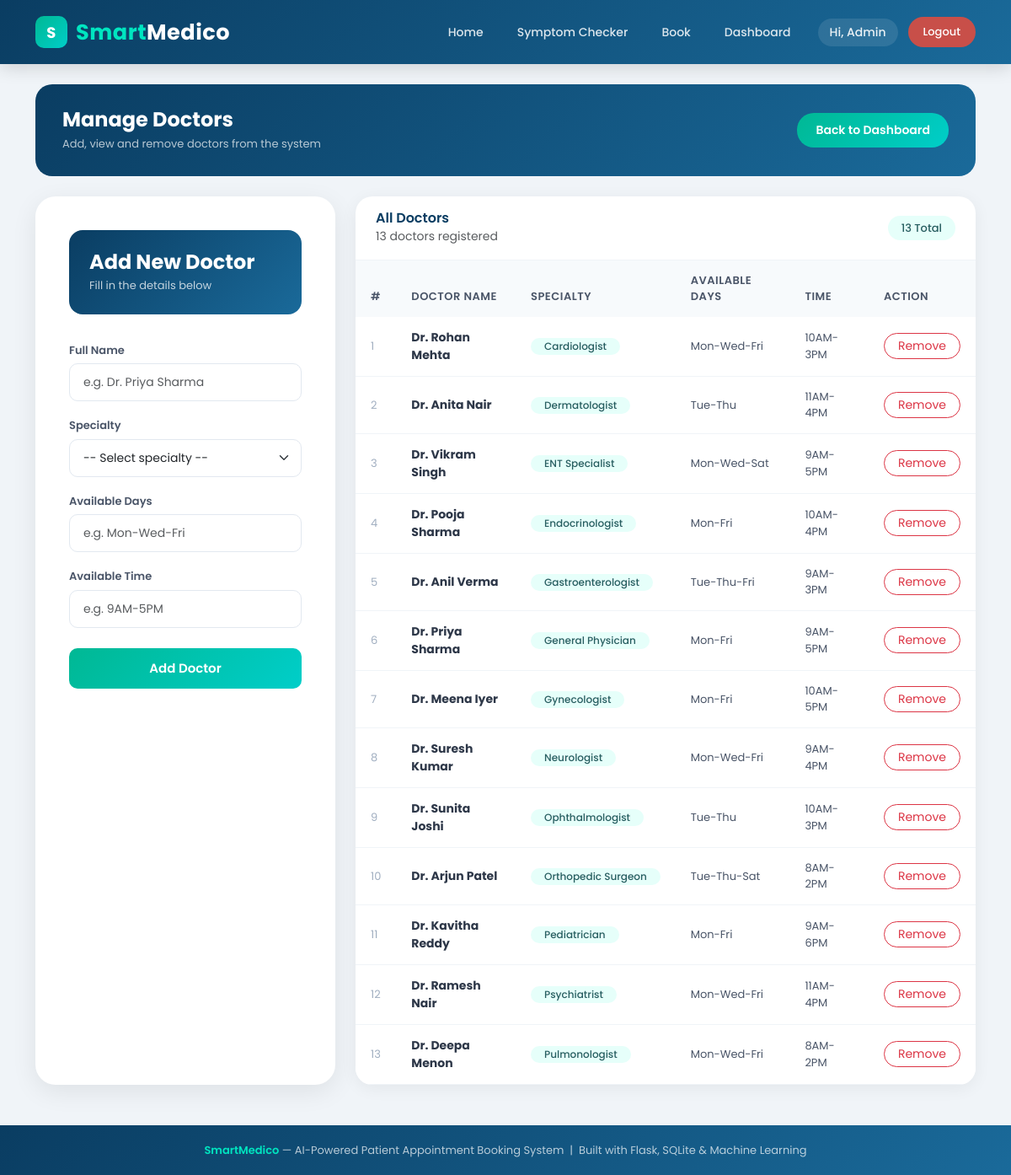
Page /admin/doctors (signed in) on the committed database.
### tables this page shows
CREATE TABLE doctors (
        id INTEGER PRIMARY KEY AUTOINCREMENT,
        name TEXT NOT NULL,
        specialty TEXT,
        available_days TEXT,
        available_time TEXT
    );

### app.py (the view)
@app.route('/admin/doctors')
def manage_doctors():
    if 'user_id' not in session or session.get('role') != 'admin':
        flash('Admin access only!', 'danger')
        return redirect(url_for('index'))
    conn = get_db()
    cur  = conn.cursor()
    cur.execute("SELECT * FROM doctors ORDER BY specialty")
    doctors = cur.fetchall()
    conn.close()
    return render_template('manage_doctors.html', doctors=doctors)

### app.py (called while the page is built)
def get_db():
    conn = sqlite3.connect(DATABASE)
    conn.row_factory = sqlite3.Row
    return conn

### templates/manage_doctors.html (shortened to what this page needs)
{% extends 'base.html' %}
{% block content %}
<div class="dashboard-header">
  <div>
    <h4>Manage Doctors</h4>
    <p>Add, view and remove doctors from the system</p>
  </div>
  <a href="/dashboard" class="btn-new-appt">Back to Dashboard</a>
</div>
<div class="row g-4">
  <div class="col-md-4">
    <div class="book-card h-100">
      <div class="book-header">
        <h4>Add New Doctor</h4>
        <p>Fill in the details below</p>
      </div>
      <form method="POST" action="/admin/doctors/add" id="addDoctorForm">
        <div class="mb-3">
          <label class="form-label">Full Name</label>
          <input type="text" name="name" id="docName" class="form-control"
                 placeholder="e.g. Dr. Priya Sharma">
        </div>
        <div class="mb-3">
          <label class="form-label">Specialty</label>
          <select name="specialty" id="docSpecialty" class="form-select">
            <option value="">-- Select specialty --</option>
          </select>
        </div>
        <div class="mb-3">
          <label class="form-label">Available Days</label>
          <input type="text" name="available_days" class="form-control"
                 placeholder="e.g. Mon-Wed-Fri">
        </div>
        <div class="mb-4">
          <label class="form-label">Available Time</label>
          <input type="text" name="available_time" class="form-control"
                 placeholder="e.g. 9AM-5PM">
        </div>
        <button type="submit" class="btn-book">Add Doctor</button>
      </form>
    </div>
  </div>
  <div class="col-md-8">
    <div class="dashboard-table-card">
      <div class="d-flex justify-content-between align-items-center px-4 py-3"
           style="border-bottom:1px solid #f0f4f8">
        <div>
          <h6 class="mb-0 fw-600" style="color:#0a3d62;font-weight:600">All Doctors</h6>
          <small class="text-muted">{{ doctors|length }} doctors registered</small>
        </div>
        <span class="badge rounded-pill px-3 py-2"
              style="background:#e6fffa;color:#285e61;font-size:13px">
          {{ doctors|length }} Total
        </span>
      </div>
      <div class="table-responsive">
        <table class="table">
          <thead>
            <tr>
              <th>#</th>
              <th>Doctor Name</th>
              <th>Specialty</th>
              <th>Available Days</th>
              <th>Time</th>
              <th>Action</th>
            </tr>
          </thead>
          <tbody>
            {% for doc in doctors %}
            <tr>
              <td style="color:#a0aec0;font-size:13px">{{ loop.index }}</td>
              <td><strong>{{ doc['name'] }}</strong></td>
              <td>
                <span class="badge rounded-pill px-3 py-1"
                      style="background:#e6fffa;color:#285e61;font-size:12px">
                  {{ doc['specialty'] }}
                </span>
              </td>
              <td style="font-size:13px;color:#4a5568">{{ doc['available_days'] }}</td>
              <td style="font-size:13px;color:#4a5568">{{ doc['available_time'] }}</td>
              <td>
                <a href="/admin/doctors/delete/{{ doc['id'] }}"
                   class="btn btn-sm btn-outline-danger rounded-pill px-3"
                   onclick="return confirm('Remove {{ doc['name'] }} from the system?')">
                   Remove
                </a>
              </td>
            </tr>
            {% endfor %}
          </tbody>
        </table>
      </div>
    </div>
  </div>
</div>
{% endblock %}

### static/css/style.css (style rules this page uses)
* { margin: 0; padding: 0; box-sizing: border-box; }
body { font-family: 'Poppins', sans-serif; background-color: #f0f4f8; color: #2d3748; }
.form-label { font-size: 13px; font-weight: 600; color: #4a5568; margin-bottom: 6px; }
.form-control, .form-select { border: 1.5px solid #e2e8f0; border-radius: 10px; padding: 11px 16px; font-size: 14px; transition: all 0.2s; font-family: 'Poppins', sans-serif; }
.book-card { background: white; border-radius: 24px; padding: 40px; box-shadow: 0 8px 30px rgba(0,0,0,0.08); }
.book-header { background: linear-gradient(135deg, #0a3d62, #1a6a9a); color: white; border-radius: 16px; padding: 24px; margin-bottom: 30px; }
.book-header h4 { font-weight: 700; color: white; margin: 0; }
.book-header p { color: rgba(255,255,255,0.75); margin: 4px 0 0; font-size: 13px; }
.btn-book { background: linear-gradient(135deg, #00b894, #00cec9); color: white; border: none; padding: 13px; border-radius: 10px; font-size: 15px; font-weight: 600; width: 100%; transition: all 0.3s; font-family: 'Poppins', sans-serif; }
.dashboard-header { background: linear-gradient(135deg, #0a3d62, #1a6a9a); color: white; border-radius: 20px; padding: 28px 32px; margin-bottom: 24px; display: flex; justify-content: space-between; align-items: center; }
.dashboard-header h4 { color: white; font-weight: 700; margin: 0; }
.dashboard-header p { color: rgba(255,255,255,0.7); margin: 4px 0 0; font-size: 13px; }
.btn-new-appt { background: linear-gradient(135deg, #00b894, #00cec9); color: white; border: none; padding: 10px 22px; border-radius: 20px; font-size: 14px; font-weight: 600; text-decoration: none; transition: all 0.2s; white-space: nowrap; }
.dashboard-table-card { background: white; border-radius: 20px; box-shadow: 0 4px 20px rgba(0,0,0,0.06); overflow: hidden; }
.table { margin: 0; }
.table thead th { background: #f7fafc; color: #4a5568; font-size: 13px; font-weight: 600; text-transform: uppercase; letter-spacing: 0.5px; padding: 14px 18px; border: none; }
.table tbody td { padding: 14px 18px; font-size: 14px; color: #2d3748; vertical-align: middle; border-color: #f0f4f8; }
.btn { border-radius: 8px; font-family: 'Poppins', sans-serif; }
.badge { font-weight: 500; }

### rows in the picture
doctors: name "Dr. Rohan Mehta", specialty "Cardiologist", available_days "Mon-Wed-Fri", available_time "10AM-3PM"
doctors: name "Dr. Anita Nair", specialty "Dermatologist", available_days "Tue-Thu", available_time "11AM-4PM"
doctors: name "Dr. Vikram Singh", specialty "ENT Specialist", available_days "Mon-Wed-Sat", available_time "9AM-5PM"
doctors: name "Dr. Pooja Sharma", specialty "Endocrinologist", available_days "Mon-Fri", available_time "10AM-4PM"
doctors: name "Dr. Anil Verma", specialty "Gastroenterologist", available_days "Tue-Thu-Fri", available_time "9AM-3PM"
doctors: name "Dr. Priya Sharma", specialty "General Physician", available_days "Mon-Fri", available_time "9AM-5PM"
doctors: name "Dr. Meena Iyer", specialty "Gynecologist", available_days "Mon-Fri", available_time "10AM-5PM"
doctors: name "Dr. Suresh Kumar", specialty "Neurologist", available_days "Mon-Wed-Fri", available_time "9AM-4PM"
doctors: name "Dr. Sunita Joshi", specialty "Ophthalmologist", available_days "Tue-Thu", available_time "10AM-3PM"
doctors: name "Dr. Arjun Patel", specialty "Orthopedic Surgeon", available_days "Tue-Thu-Sat", available_time "8AM-2PM"
doctors: name "Dr. Kavitha Reddy", specialty "Pediatrician", available_days "Mon-Fri", available_time "9AM-6PM"
doctors: name "Dr. Ramesh Nair", specialty "Psychiatrist", available_days "Mon-Wed-Fri", available_time "11AM-4PM"
doctors: name "Dr. Deepa Menon", specialty "Pulmonologist", available_days "Mon-Wed-Fri", available_time "8AM-2PM"

### other values in the picture
{{ session.user_name }} "Admin"
{{ doctors|length }} "13"
